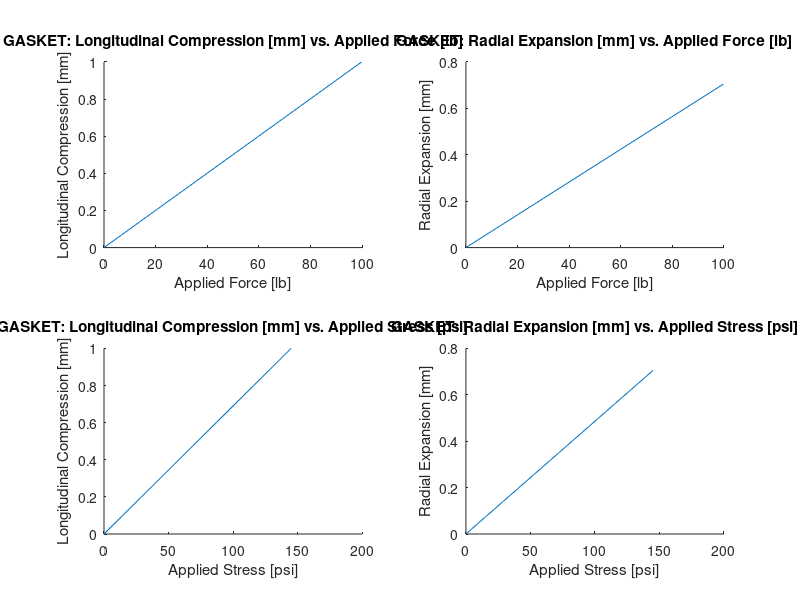
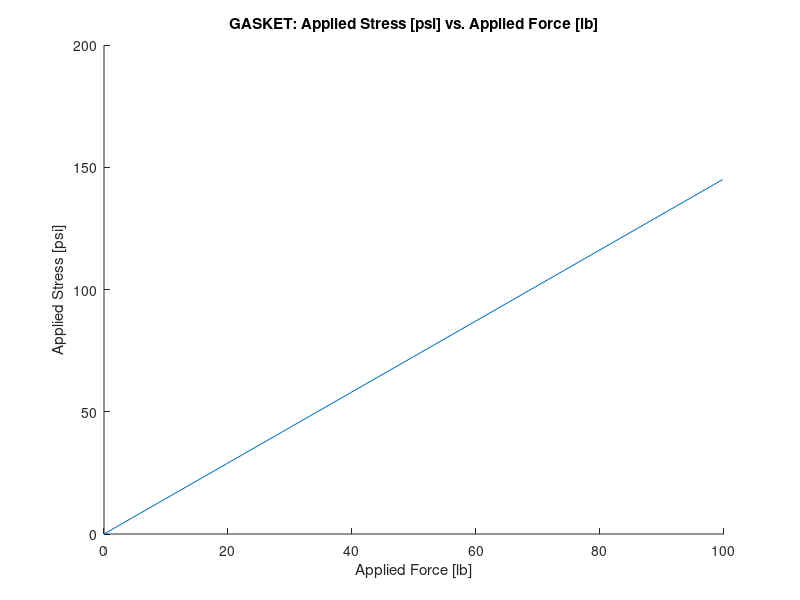

The MATLAB script that drew these images, in order:
%% Thermal Calculations for Inconel Test Article and Heat Blocks

% Assumptions:
%   - Constant Density for water
%   - Constant Specific heats
%   - Constant Thermal Conductivities
%   - Constant Volume

clear; clc; close all;
kInc = 15; % [ W/(m*K) ] Thermal Conductivity of Inconel
kAir = .02587; %[ W/(m*K) ] Thermal Conductivity of Air
kNylon = 0.25; % [ W/(m*K) ] Thermal Conductivity of Nylon
cW = 4150; % [ J/(kg*K) ] Specific heat of water
rhoW = 1000; % [ kg/m^3 ]

AC = (20 * 40) * (1/1000)^2; % [m^2] Contact Surface Area
dI = (2) * 1/1000; % [m] Inconel surface thickness
TW = 363.15; % [K]
TI = 293.15; % [K]

h = 40 * (1/1000); % [m] height of thermal block
Vw = AC * h; % [m^3] Volume of water
mW =  Vw * rhoW; % [kg] Mass of water

Qdot = (kInc * AC * (TW - TI)) / dI; % [W or J/s]
dT = 5; % [C or K] allowable change in temperature
Q = mW * cW * dT; % [J] Energy required to complete temperature change
t = Q / Qdot;
fprintf('Thermal Calculations (maximum temperature difference):\n');
fprintf('Maximum rate of heat transfer into Inconel: %48.2f [W]\n', Qdot);
fprintf('Time for water to cool by %d degree(s) C: %49.2f [sec]\n', dT, t);


%% Thermal Block Structural Properties
FS = 1.2; % Safety factor of 1.1
Sy = 36; % [MPa] Tensile Yeild Stress
SyFS = Sy / FS; % [MPa] Allowable Stress
TMAX_1 = 0.5 * SyFS; % [MPa] Max Shear Stress (max shear stress theory)
TMAX_2 = 0.577 * SyFS; % [MPa] Max Shear Stress (max distortional energy theory)
sA = 43.45; % [mm^2] shearing area;
PA_1 = TMAX_1 * sA; % Allowable load (max shear stress theory)
PA_2 = TMAX_2 * sA; % Allowable load (max distortional energy theory)
fprintf('\n--------\n');
fprintf('Structural Calculations for Thermal Block Mount (FS %g):\n', FS);
fprintf('Maximum allowable tensile stress (FS %g) for Onyx Material: %30.2f [MPa]\n\n', FS, SyFS);
fprintf('*Maximum allowable shear stress at each bolt (max shear stress theory): %19.2f [MPa] (%.2f [psi])\n', TMAX_1, TMAX_1*10^6 * 1.45E-4);
fprintf('*Maximum allowable load at each bolt (max shear stress theory): %28.2f [N] (%.2f [lb])\n\n', PA_1, PA_1 * 0.224809);
fprintf('Maximum allowable shear stress at each bolt (max distortional energy theory): %13.2f [MPa] (%.2f [psi])\n', TMAX_2, TMAX_2*10^6 * 1.45E-4);
fprintf('Maximum allowable load at each bolt (max distortional energy theory): %22.2f [N] (%.2f [lb])\n', PA_2, PA_2 * 0.224809);

vessel_thickness = 3; % thickness of pressure vessel wall [mm]
vessel_radius = 20;
vessel_p_internal = (SyFS * vessel_thickness) / vessel_radius; % [MPa] internal pressure (BAD CYLINDRICAL ASSUMPTION)
fprintf('\n--------\n');
fprintf('Structural Calculations for Thermal Block Body (FS %g):\n', FS);
fprintf('Maximum allowable internal pressure (radial): %44.2f [MPa] (%.2f [psi]) (NOT ACCURATE YET)\n', vessel_p_internal, vessel_p_internal*10^6 * 1.45E-4);
fprintf('Maximum expected internal pressure from fluid: %43.2f [MPa] (%.2f [psi]) (NOT ACCURATE YET)\n', 0, 0);

%% GASKET PROPERTIES

bcA = 443.96; % [mm^2] contact area of the thermal block;
max_applied_pressure = PA_1 / bcA; % [MPa]
an_applied_stress = [0:100000:1000000]; % [Pa]
applied_force = an_applied_stress .* (bcA * (1/1000)^2);
prat = 0.47; % Poisson's ratio for silicone rubber
% ymod = exp((60)*0.0235-0.6403) * 10^6;
ymod = 0.001E9; % [Pa] youngs modulus for silicone rubber
longitudinal_strain = an_applied_stress ./ ymod; % [unitless]
radial_strain = longitudinal_strain .* prat; % [unitless]
longitudinal_compression = longitudinal_strain .* 1; % [mm]
radial_expansion = radial_strain .* 1.5; % [mm]


figure();
subplot(2,2,1);
hold on;
title("GASKET: Longitudinal Compression [mm] vs. Applied Force [lb]");
plot(applied_force * 0.224809, longitudinal_compression);
xlabel('Applied Force [lb]');
ylabel('Longitudinal Compression [mm]');
hold off;
subplot(2,2,2);
hold on;
title("GASKET: Radial Expansion [mm] vs. Applied Force [lb]");
plot(applied_force * 0.224809, radial_expansion);
xlabel('Applied Force [lb]');
ylabel('Radial Expansion [mm]');
hold off;
subplot(2,2,3);
hold on;
title("GASKET: Longitudinal Compression [mm] vs. Applied Stress [psi]");
plot(an_applied_stress* 1.45E-4, longitudinal_compression);
xlabel('Applied Stress [psi]');
ylabel('Longitudinal Compression [mm]');
hold off;
subplot(2,2,4);
hold on;
title("GASKET: Radial Expansion [mm] vs. Applied Stress [psi]");
plot(an_applied_stress * 1.45E-4, radial_expansion);
xlabel('Applied Stress [psi]');
ylabel('Radial Expansion [mm]');
hold off;

figure();
hold on;
title('GASKET: Applied Stress [psi] vs. Applied Force [lb]');
plot(applied_force * 0.224809, an_applied_stress * 1.45E-4);
xlabel('Applied Force [lb]');
ylabel('Applied Stress [psi]');
hold off;

fprintf('\n--------\n');
fprintf('Gasket:\n');
fprintf('Maximum Possible Applied Gasket Pressure: %48.2f [MPa] ( %.2f [psi] )\n', max_applied_pressure, max_applied_pressure*10^6 * 1.45E-4);
% fprintf('Axial compression: %71.2f [mm] with %.2f [N] applied force ( %.2f [lbs] )\n', longitudinal_compression, applied_force, applied_force * 0.224809);
% fprintf('Radial_expansion: %72.2f [mm] with %.2f [N] applied force ( %.2f [lbs] )\n', radial_expansion, applied_force, applied_force * 0.224809);

